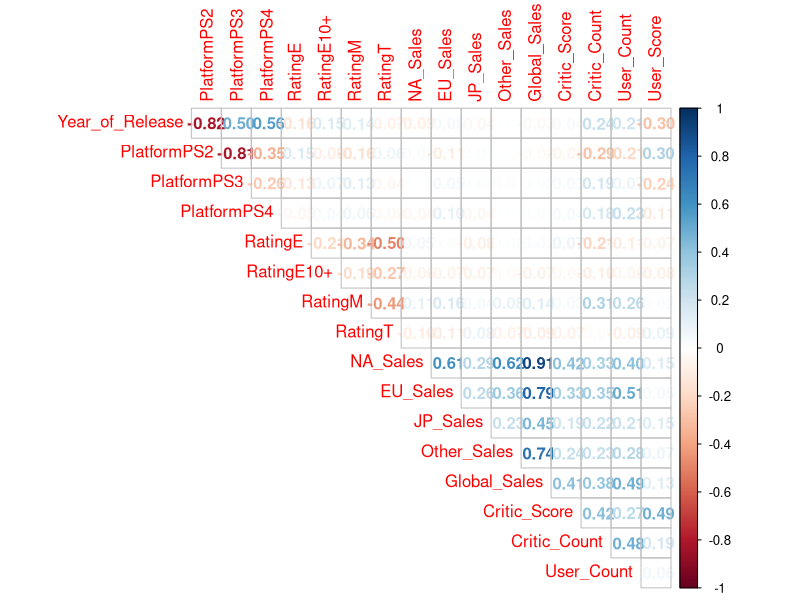
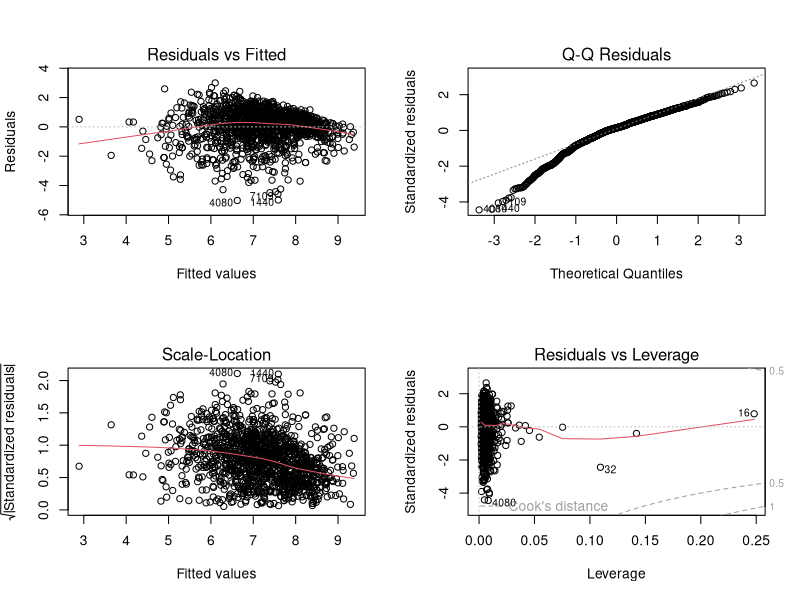
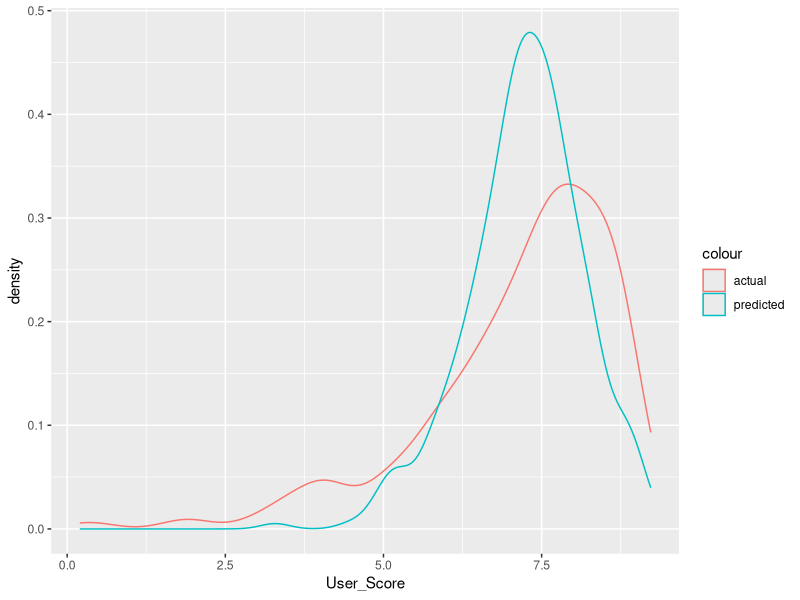

R code for these plots, in order:
###############################################
# ANALIZA VIDEO IGARA – LINEARNA REGRESIJA U R
# ---------------------------------------------
# Cilj: Predvideti User_Score na osnovu različitih
# faktora (platforma, godine, rejting, prodaja,
# kritički skorovi i sl.)
#
# Teorijski okvir:
# - Prvo čistimo podatke (data cleaning)
# - Pravimo dummy promenljive za kategorije
# - Imputiramo nedostajuće vrednosti
# - Proveravamo normalnost distribucija
# - Gradimo više linearnih modela
# - Proveravamo multikolinearnost (VIF)
# - Koristimo stepwise selekciju (AIC kriterijum)
###############################################

# Učitavanje CSV fajla sa podacima
data <- read.csv("video_games.csv")

# Pregled strukture dataset-a (koliko ima redova, kolona, tipovi podataka)
str(data)

# Filtriramo samo igre sa platformi PS2, PS3 i PS4 
# (jer nas zanimaju moderne konzole i da izbegnemo heterogenost podataka)
data <- subset(data, data$Platform == "PS2" | data$Platform == "PS3" | data$Platform == "PS4")

# Kreiranje dummy promenljivih za Platform (jer regresija ne može direktno da koristi string kategorije)
# Teorija: One-hot encoding pretvara kategoriju u binarne promenljive 0/1
dummies <- model.matrix(~Platform - 1, data=data) 
dummies <- as.data.frame(dummies)

# Dodajemo dummy promenljive nazad u dataset
data <- cbind(data, dummies)

# Biramo relevantne kolone za dalju analizu (dummy-jevi + prodaja + rating)
# Praktično: fokus na kvantitativnim i kategoričkim varijablama koje ulaze u regresiju
data_cleaned <- data[,c(17:19,6:14,16)]

# Pregled strukture dataset-a da proverimo da li je sve na mestu
str(data)

# Deskriptivna statistika – koliko ima igara po žanru, izdavaču i rejtingu
# Teorija: ovo je korisno za razumevanje distribucije podataka
table(data$Genre)
table(data$Publisher)
table(data$Rating)

# Provera nedostajućih vrednosti (NA) i praznih stringova u koloni Rating
sum(is.na(data$Rating))
sum(data$Rating == "")

# Prazne vrednosti u Rating-u zamenjujemo sa "T" (Teen)
# Teorija: imputacija kategorija – umesto da bacimo redove, dodeljujemo najčešću/moguću vrednost
data$Rating[data$Rating == ""] <- "T"

# Ponovo proveravamo da li su sve praznine popunjene
sum(data$Rating == "")

# Kreiranje dummy promenljivih za Rating (isto kao i za Platform)
dummies_rating <- model.matrix(~Rating - 1, data=data)
dummies_rating <- as.data.frame(dummies_rating)

# Dodajemo rating dummies u dataset
data_cleaned <- cbind(data_cleaned, dummies_rating)

# Redosled kolona prilagođavamo da bude pregledan
data_cleaned <- data_cleaned[,c(1:3,14:17,4:10,12,11)]

# Koliko unikatnih godina izdavanja igara ima
length(unique(data$Year_of_Release))
table(data$Year_of_Release)

# Neke godine imaju vrednost "N/A" → zamenjujemo ih sa 2008 (imputacija po domenu)
data$Year_of_Release[data$Year_of_Release == "N/A"] <- "2008"

# Godinu pretvaramo u numerički tip (regresija ne radi sa stringovima)
data$Year_of_Release <- as.numeric(as.factor(data$Year_of_Release))

# Ubacujemo u data_cleaned
data_cleaned$Year_of_Release <- data$Year_of_Release

# Premeštamo kolone tako da Year_of_Release bude prva
data_cleaned <- data_cleaned[,c(17,1:16)]

# Pregled dataset-a posle svih transformacija
str(data_cleaned)

# Pregled vrednosti ocena
table(data_cleaned$User_Score)

# Broj ocena koje nedostaju ili su tbd
sum(data_cleaned$User_Score == "" | data_cleaned$User_Score == "tbd")

# Uzimaju se samo observacije koje imaju popunjenu ocenu
data_cleaned <- subset(data_cleaned, User_Score != "" & User_Score != "tbd")

# Provera da li jos uvek ima ocena da nedostaju
sum(data_cleaned$User_Score == "" | data_cleaned$User_Score == "tbd" | is.na(data_cleaned$User_Score))

# Konvertujemo User_Score iz char u numerički tip
# Teorija: regresija zahteva numerički target
data_cleaned$User_Score <- as.numeric(as.character(data_cleaned$User_Score))



# Proveravamo razne oblike nedostajućih vrednosti u kolonama
colSums(data_cleaned[,9:17] == "", na.rm=T)
colSums(data_cleaned[,9:17] == " ", na.rm=T)
colSums(data_cleaned[,9:17] == "-", na.rm=T)
colSums(data_cleaned[,9:17] == "N/A", na.rm=T)
colSums(is.na(data_cleaned[,9:17]))

# Ponovna provera broja NA vrednosti
colSums(is.na(data_cleaned[,9:17]))

# Normality test za User_Score (Shapiro-Wilk test)
# Teorija: Ako p < 0.05 → distribucija odstupa od normalne
shapiro.test(data_cleaned$User_Score)

# Pošto nije normalno → imputacija medianom
userScoreMedian <- median(data_cleaned$User_Score, na.rm=T)
data_cleaned$User_Score[is.na(data_cleaned$User_Score)] <- userScoreMedian

# Isto za Critic_Count
shapiro.test(data_cleaned$Critic_Count)
criticCountMedian  <- median(data_cleaned$Critic_Count, na.rm=T)
data_cleaned$Critic_Count[is.na(data_cleaned$Critic_Count )] <- criticCountMedian

# Isto za Critic_Score
shapiro.test(data_cleaned$Critic_Score)
criticScoreMedian  <- median(data_cleaned$Critic_Score, na.rm=T)
data_cleaned$Critic_Score[is.na(data_cleaned$Critic_Score )] <- criticScoreMedian

# Dataset je sada čist i spreman
str(data_cleaned)

# Korelaciona matrica (koristimo Pearsonovu korelaciju)
# Teorija: Korisno za proveru linearne veze između prediktora
library(corrplot)
matrix <- cor(data_cleaned)
corrplot(matrix, method = "number", diag = FALSE, type = "upper") 

# Delimo podatke na train i test (80/20)
library(caret)
set.seed(1010)
index <- createDataPartition(data_cleaned$User_Score, p = 0.8, list = F)
train.data <- data_cleaned[index,]
test.data <- data_cleaned[-index,]

###############################################
# 1) Jednostavna regresija (lm1)
# - Proveravamo samo efekat Critic_Score
###############################################
lm1 <- lm(User_Score ~ Critic_Score, data = train.data)
summary(lm1) 
# Teorija: R² ~ 0.24 znači da Critic_Score objašnjava oko 24% varijanse User_Score

###############################################
# 2) Višestruka regresija (lm2)
# - Uključujemo sve prediktore osim PlatformPS4 i RatingT 
###############################################
lm2 <- lm(User_Score ~ . - PlatformPS4 - RatingT, data = train.data)
summary(lm2) 
# Praktično: dodali smo sve dostupne prediktore → R² raste na ~0.35
# Ali proveravamo multikolinearnost

# Provera multikolinearnosti
library(car)
vif(lm2)
sort(sqrt(vif(lm2)))
# Teorija: VIF > 10 → jaka multikolinearnost
# Ovde su NA_Sales, EU_Sales i Global_Sales ekstremno visoki → redundantni prediktori

###############################################
# 3) Višestruka regresija (lm3)
# - Izbacujemo Global_Sales jer najviše duplira informacije
###############################################
lm3 <- lm(User_Score ~ . - PlatformPS4 - RatingT - Global_Sales, data = train.data)
summary(lm3)  
vif(lm3)
sort(sqrt(vif(lm3)))
# Teorija: sada su VIF vrednosti smanjene → model je stabilniji

###############################################
# 4) Stepwise selekcija (bazirano na AIC)
# - Automatski bira najbolji subset prediktora
###############################################
step(lm2)
# Teorija: AIC balansira fit modela i broj parametara
# Manji AIC = bolji model

###############################################
# 5) Finalni model (lm4)
# - Na osnovu stepwise procedure
###############################################
lm4 <- lm(User_Score ~ Year_of_Release + PlatformPS2 + RatingE + `RatingE10+` + NA_Sales + EU_Sales + Critic_Score, data = train.data)
summary(lm4)
sort(sqrt(vif(lm4)))
# Teorija: Ovaj model je jednostavan, stabilan i interpretabilan
# Najvažniji prediktor je Critic_Score, a zatim rejting i platforma


# Zatvaramo sve postojeće grafike da bismo počeli "čisto"
graphics.off()

# Podešavamo layout za dijagnostičke grafike regresije:
# 2 reda x 2 kolone → prikazaće 4 standardna dijagnostička grafa (residuals vs fitted, QQ-plot, scale-location, Cook's distance)
par(mfrow = c(2,2))

# Plotujemo dijagnostičke grafike za lm4 model
plot(lm4)

# --- PREDIKCIJA NA TEST SKUPU ---
# Pravimo predikcije User_Score na osnovu modela lm4
lm4.pred <- predict(lm4, test.data)

# Pogledamo prvih nekoliko predikcija
head(lm4.pred)

# Pogledamo stvarne vrednosti User_Score u test skupu radi poređenja
head(test.data$User_Score) 


# --- IZRAČUNAVANJE METRIKA ---
# Formula: R² = 1 - RSS/TSS
# RSS = Residual Sum of Squares (zbir kvadrata razlika između predikcija i stvarnih vrednosti)
RSS <- sum((lm4.pred - test.data$User_Score)^2)

# TSS = Total Sum of Squares (zbir kvadrata razlika između stvarnih vrednosti i srednje vrednosti u TRAIN skupu)
# Koristimo mean(train.data$User_Score) jer model uči na train skupu
TSS <- sum((mean(train.data$User_Score) - test.data$User_Score)^2)

# R² pokazuje koliko procenata varijanse zavisne promenljive model objašnjava
r_squared <- 1 - RSS / TSS
r_squared

# Pogledamo osnovni rezime lm4 modela
#summary(lm4)

# RMSE = Root Mean Squared Error
# Standardna metrika koja pokazuje prosečno odstupanje predikcije od stvarnih vrednosti
RMSE <- sqrt(RSS / nrow(test.data))
RMSE

# Računamo prosečnu vrednost User_Score da bismo dobili relativnu grešku
mean(test.data$User_Score)

# Relativna greška = RMSE / prosek skora → pokazuje koliki je prosečan procenat greške u odnosu na tipičan skor
mean_error <- RMSE/mean(test.data$User_Score)
mean_error

# Dodajemo kolonu sa predikcijama u test skup radi vizualizacije
test.data$User_Score_pred <- lm4.pred


# --- VIZUALIZACIJA DISTRIBUCIJE ---
# Pravimo density plot (glađenje distribucije) da uporedimo distribuciju stvarnih i predikovanih vrednosti
# Ako se krive preklapaju → model dobro predviđa raspodelu
library(ggplot2)
ggplot(data = test.data) +
  geom_density(aes(x=User_Score, color = 'actual')) +     # Stvarna distribucija
  geom_density(aes(x=User_Score_pred, color = 'predicted'))  # Predikovana distribucija



